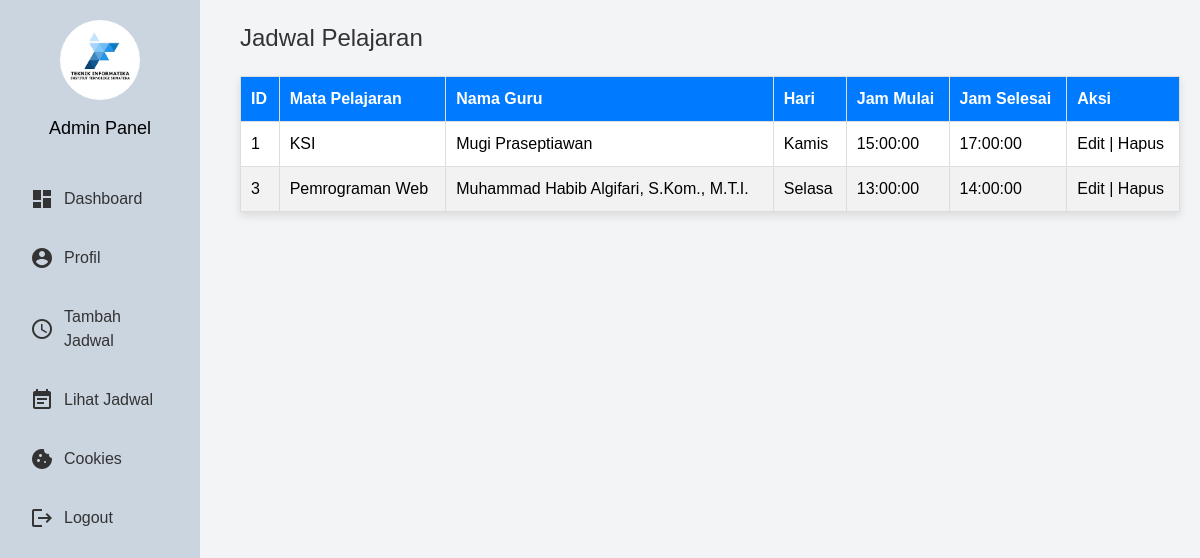
The page /view-schedule.php on the database its author committed.
### tables this page shows
CREATE TABLE `schedules` (
  `id` int(11) NOT NULL,
  `subject_name` varchar(100) NOT NULL,
  `teacher_name` varchar(100) NOT NULL,
  `day_of_week` varchar(20) NOT NULL,
  `time_start` time NOT NULL,
  `time_end` time NOT NULL,
  `created_at` timestamp NOT NULL DEFAULT current_timestamp()
);

### view-schedule.php (the view, shortened to what this page needs)
<?php
require_once('db-connect.php');
$stmt = $conn->prepare("SELECT * FROM schedules ORDER BY day_of_week, time_start");
$stmt->execute();
$result = $stmt->get_result();
?>
<!DOCTYPE html>
<html lang="en">
<head>
    <script src="https://cdn.tailwindcss.com"></script>
</head>
<body>
    <?php include('sidebar.php'); ?>
    <div class="content">
        <h1>Jadwal Pelajaran</h1>
        <table border="1">
            <thead>
                <tr>
                    <th>ID</th>
                    <th>Mata Pelajaran</th>
                    <th>Nama Guru</th>
                    <th>Hari</th>
                    <th>Jam Mulai</th>
                    <th>Jam Selesai</th>
                    <th>Aksi</th>
                </tr>
            </thead>
            <tbody>
                <?php
                if ($result->num_rows > 0) {
                    while ($row = $result->fetch_assoc()) {
                        echo "<tr>";
                        echo "<td>" . htmlspecialchars($row['id']) . "</td>";
                        echo "<td>" . htmlspecialchars($row['subject_name']) . "</td>";
                        echo "<td>" . htmlspecialchars($row['teacher_name']) . "</td>";
                        echo "<td>" . htmlspecialchars($row['day_of_week']) . "</td>";
                        echo "<td>" . htmlspecialchars($row['time_start']) . "</td>";
                        echo "<td>" . htmlspecialchars($row['time_end']) . "</td>";
                        echo "<td>
                                <a href='edit-schedule.php?id=" . $row['id'] . "'>Edit</a> |
                                <a href='delete-schedule.php?id=" . $row['id'] . "' onclick=\"return confirm('Yakin ingin menghapus jadwal ini?')\">Hapus</a>
                              </td>";
                        echo "</tr>";
                    }
                } else {
                    echo "<tr><td colspan='7'>Tidak ada jadwal.</td></tr>";
                }
                ?>
            </tbody>
        </table>
    </div>
</body>
</html>

### view-schedule.php (style rules this page uses)
body { font-family: Arial, sans-serif; display: flex; background-color: #F3F4F6; }
.content { margin-left: 220px; padding: 20px; width: calc(100% - 220px); }
.content h1 { font-size: 24px; color: #333; margin-bottom: 20px; }
table { width: 100%; border-collapse: collapse; background: white; margin-top: 20px; box-shadow: 0px 4px 8px rgba(0, 0, 0, 0.1); }
th, td { padding: 10px; border: 1px solid #ddd; text-align: left; }
th { background-color: #007bff; color: white; }
tr:nth-child(even) { background-color: #f2f2f2; }

### rows shown on the page
schedules: id "1", subject_name "KSI", teacher_name "Mugi Praseptiawan", day_of_week "Kamis", time_start "15:00:00", time_end "17:00:00"
schedules: id "3", subject_name "Pemrograman Web", teacher_name "Muhammad Habib Algifari, S.Kom., M.T.I.", day_of_week "Selasa", time_start "13:00:00", time_end "14:00:00"
